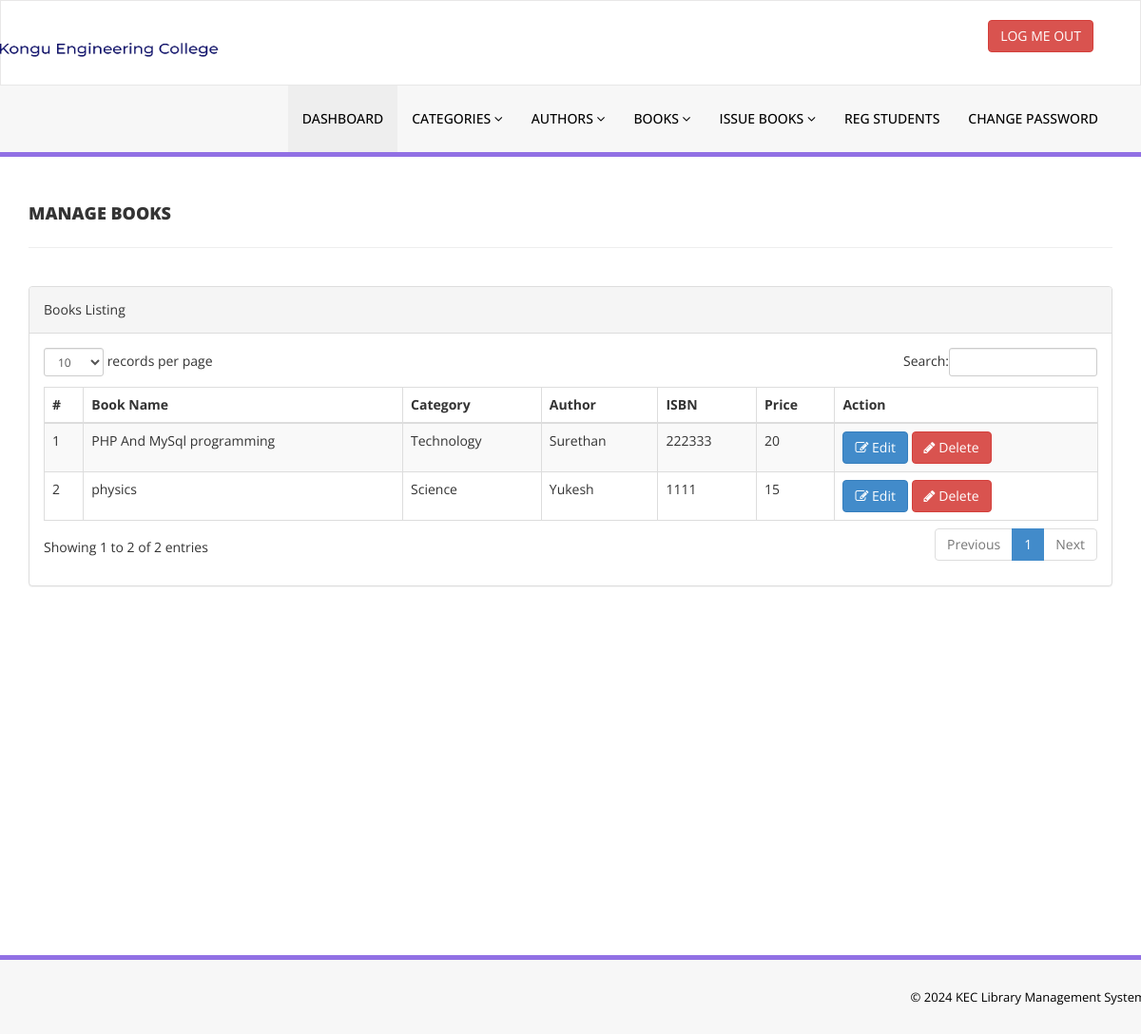
The app's page /library/admin/manage-books.php (signed in) with its own data.
### tables this page shows
CREATE TABLE `tblbooks` (
  `id` int(11) NOT NULL,
  `BookName` varchar(255) DEFAULT NULL,
  `CatId` int(11) DEFAULT NULL,
  `AuthorId` int(11) DEFAULT NULL,
  `ISBNNumber` int(11) DEFAULT NULL,
  `BookPrice` int(11) DEFAULT NULL,
  `RegDate` timestamp NULL DEFAULT current_timestamp(),
  `UpdationDate` timestamp NULL DEFAULT NULL ON UPDATE current_timestamp()
);

CREATE TABLE `tblcategory` (
  `id` int(11) NOT NULL,
  `CategoryName` varchar(150) DEFAULT NULL,
  `Status` int(1) DEFAULT NULL,
  `CreationDate` timestamp NULL DEFAULT current_timestamp(),
  `UpdationDate` timestamp NULL DEFAULT '0000-00-00 00:00:00' ON UPDATE current_timestamp()
);

CREATE TABLE `tblauthors` (
  `id` int(11) NOT NULL,
  `AuthorName` varchar(159) DEFAULT NULL,
  `creationDate` timestamp NULL DEFAULT current_timestamp(),
  `UpdationDate` timestamp NULL DEFAULT NULL ON UPDATE current_timestamp()
);

### library/admin/manage-books.php (the view, shortened to what this page needs)
<?php
include('includes/config.php');
if(strlen($_SESSION['alogin'])==0)
    {
header('location:index.php');
}
else{
    ?>
<!DOCTYPE html>
<html xmlns="http://www.w3.org/1999/xhtml">
<head>
    <link href="assets/css/bootstrap.css" rel="stylesheet" />
    <link href="assets/css/font-awesome.css" rel="stylesheet" />
    <link href="assets/js/dataTables/dataTables.bootstrap.css" rel="stylesheet" />
    <link href="assets/css/style.css" rel="stylesheet" />
</head>
<body>
<?php include('includes/header.php');?>
    <div class="content-wrapper">
         <div class="container">
        <div class="row pad-botm">
            <div class="col-md-12">
                <h4 class="header-line">Manage Books</h4>
    </div>
     <div class="row">
</div>
        </div>
            <div class="row">
                <div class="col-md-12">
                    <div class="panel panel-default">
                        <div class="panel-heading">
                           Books Listing
                        </div>
                        <div class="panel-body">
                            <div class="table-responsive">
                                <table class="table table-striped table-bordered table-hover" id="dataTables-example">
                                    <thead>
                                        <tr>
                                            <th>#</th>
                                            <th>Book Name</th>
                                            <th>Category</th>
                                            <th>Author</th>
                                            <th>ISBN</th>
                                            <th>Price</th>
                                            <th>Action</th>
                                        </tr>
                                    </thead>
                                    <tbody>
<?php $sql = "SELECT tblbooks.BookName,tblcategory.CategoryName,tblauthors.AuthorName,tblbooks.ISBNNumber,tblbooks.BookPrice,tblbooks.id as bookid from  tblbooks join tblcategory on tblcategory.id=tblbooks.CatId join tblauthors on tblauthors.id=tblbooks.AuthorId";
$query = $dbh -> prepare($sql);
$query->execute();
$results=$query->fetchAll(PDO::FETCH_OBJ);
$cnt=1;
if($query->rowCount() > 0)
{
foreach($results as $result)
{               ?>
                                        <tr class="odd gradeX">
                                            <td class="center"><?php echo htmlentities($cnt);?></td>
                                            <td class="center"><?php echo htmlentities($result->BookName);?></td>
                                            <td class="center"><?php echo htmlentities($result->CategoryName);?></td>
                                            <td class="center"><?php echo htmlentities($result->AuthorName);?></td>
                                            <td class="center"><?php echo htmlentities($result->ISBNNumber);?></td>
                                            <td class="center"><?php echo htmlentities($result->BookPrice);?></td>
                                            <td class="center">
                                            <a href="edit-book.php?bookid=<?php echo htmlentities($result->bookid);?>"><button class="btn btn-primary"><i class="fa fa-edit "></i> Edit</button>
                                          <a href="manage-books.php?del=<?php echo htmlentities($result->bookid);?>" onclick="return confirm('Are you sure you want to delete?');"" >  <button class="btn btn-danger"><i class="fa fa-pencil"></i> Delete</button>
                                            </td>
                                        </tr>
 <?php $cnt=$cnt+1;}} ?>
                                    </tbody>
                                </table>
                            </div>
                        </div>
                    </div>
                </div>
            </div>
    </div>
    </div>
  <?php include('includes/footer.php');?>
</body>
</html>
<?php } ?>

### library/admin/assets/css/style.css (style rules this page uses)
.content-wrapper { margin-top: 40px; min-height:800px; padding-bottom:90px; }
.header-line { font-weight:900; padding-bottom:25px; border-bottom:1px solid #eeeeee; text-transform:uppercase; }
.pad-botm { padding-bottom:30px; }

### records on screen
tblbooks: BookName "PHP And MySql programming", tblcategory.CategoryName "Technology", AuthorId.AuthorName "Surethan", ISBNNumber "222333", BookPrice "20"
tblbooks: BookName "physics", tblcategory.CategoryName "Science", AuthorId.AuthorName "Yukesh", ISBNNumber "1111", BookPrice "15"
